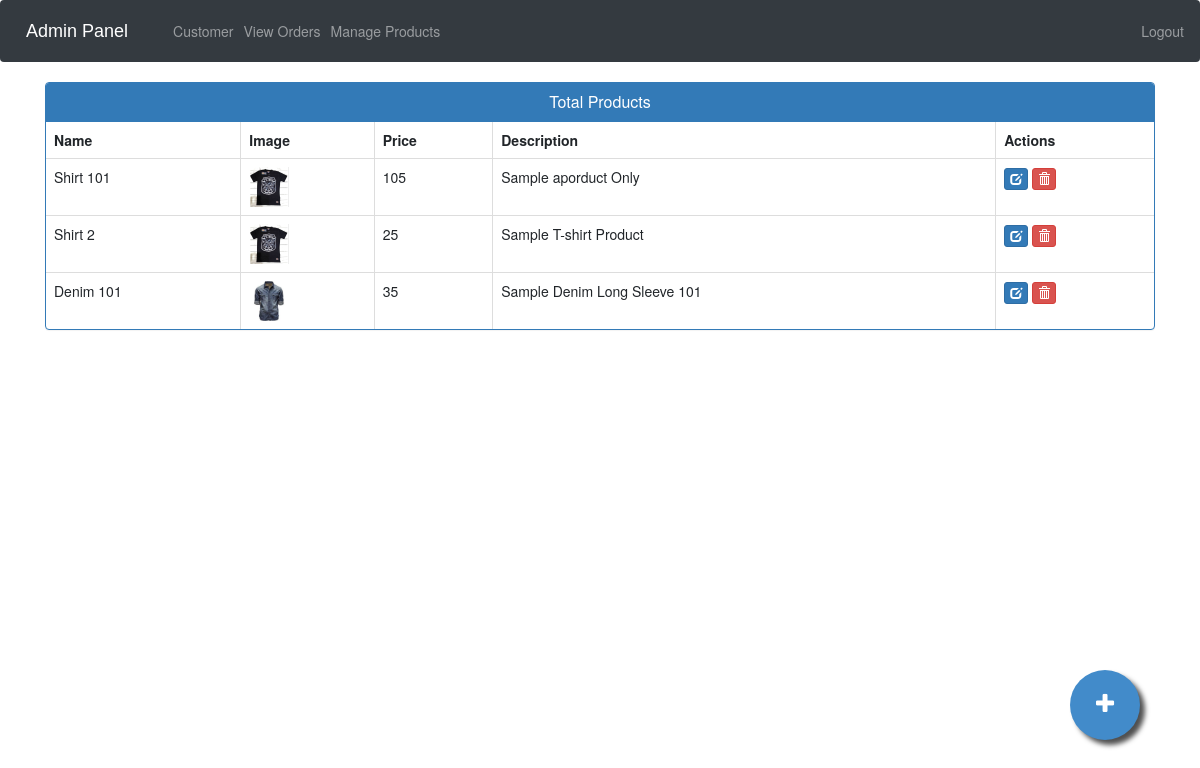
The page /admin-products (signed in) on the database its author committed.
### ecom/models.py (models this page shows, shortened)
class Product(models.Model):
    name=models.CharField(max_length=40)
    product_image= models.ImageField(upload_to='product_image/',null=True,blank=True)
    price = models.PositiveIntegerField()
    description=models.CharField(max_length=40)

### ecom/views.py (the view)
# urls.py: path('admin-products', views.admin_products_view,name='admin-products'),
@login_required(login_url='adminlogin')
def admin_products_view(request):
    products=models.Product.objects.all()
    return render(request,'ecom/admin_products.html',{'products':products})

### templates/ecom/admin_products.html (shortened to what this page needs)
{% extends 'ecom/admin_base.html' %}
{% load static %}
{% block content %}
<head>
  <link href="//netdna.bootstrapcdn.com/bootstrap/3.0.0/css/bootstrap.min.css" rel="stylesheet" id="bootstrap-css">
</head>
<div class="container">
  <div class="panel panel-primary">
    <div class="panel-heading">
      <h6 class="panel-title">Total Products</h6>
    </div>
    <table class="table table-hover table-bordered" id="dev-table">
      <thead>
        <tr>
          <th>Name</th>
          <th>Image</th>
          <th>Price</th>
          <th>Description</th>
          <th>Actions</th>
        </tr>
      </thead>
      {% for p in products %}
  {% if p %}
      <tr>
        <td> {{p.name}}</td>
        <td> <img src="{% static p.product_image.url %}" alt="Profile Pic" height="40px" width="40px" /></td>
        <td>{{p.price}}</td>
        <td>{{p.description}}</td>
        <td><a class="btn btn-primary btn-xs" href="{% url 'update-product' p.id  %}"><span class="glyphicon glyphicon-edit"></span></a>
          <a class="btn btn-danger btn-xs" href="{% url 'delete-product' p.id  %}"><span class="glyphicon glyphicon-trash"></span></a></td>
      </tr>
      {%else%}
      <br><br><br>
      <h1>No Products!!</h1>
      {% endif %}
      {% endfor %}
    </table>
  </div>
</div>
<a href="/admin-add-product" class="float">
<i class="fa fa-plus my-float"></i>
</a>
{% endblock content %}

### templates/ecom/admin_base.html (style rules this page uses)
.fa { font-size: 23px; width: 2em; height: 2em; text-align: center; text-decoration: none; margin: 5px 2px; border-radius: 50%; padding-top: 0.5em; }

### templates/ecom/admin_products.html (style rules this page uses)
a:link { text-decoration: none; }
h6 { text-align: center; }
.float { position:fixed; width:70px; height:70px; bottom:60px; right:60px; background-color:#428bca; color:#FFF; border-radius:50px; text-align:center; box-shadow: 5px 5px 5px #505050; }
.my-float { margin-top:22px; }
.fa { padding: 0em 0.5em; }

### rows shown on the page
Product: name "Shirt 101", product_image (picture), price "105", description "Sample aporduct Only"
Product: name "Shirt 2", product_image (picture), price "25", description "Sample T-shirt Product"
Product: name "Denim 101", product_image (picture), price "35", description "Sample Denim Long Sleeve 101"
